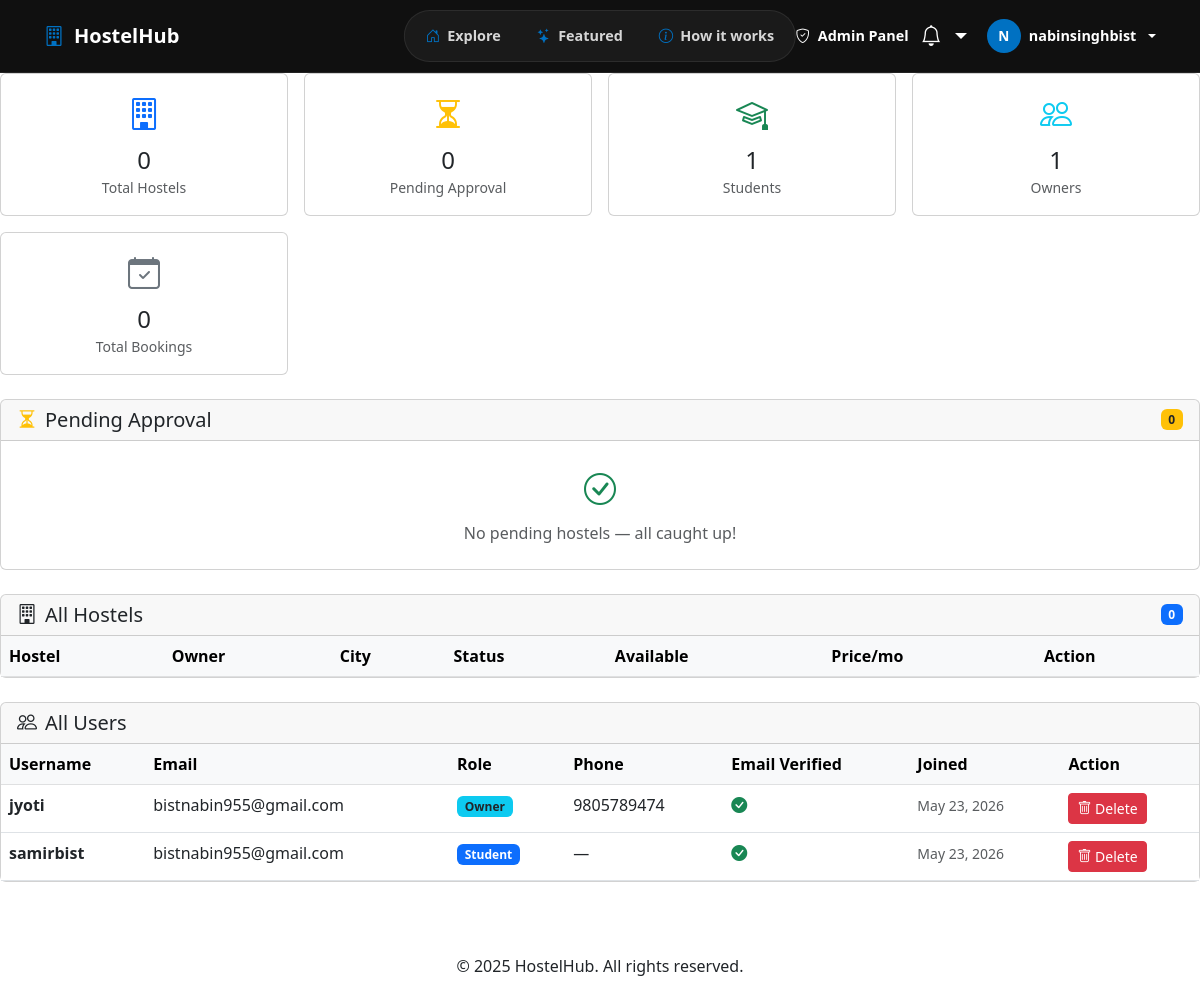
The app's page /admin-panel/ (signed in), older data.
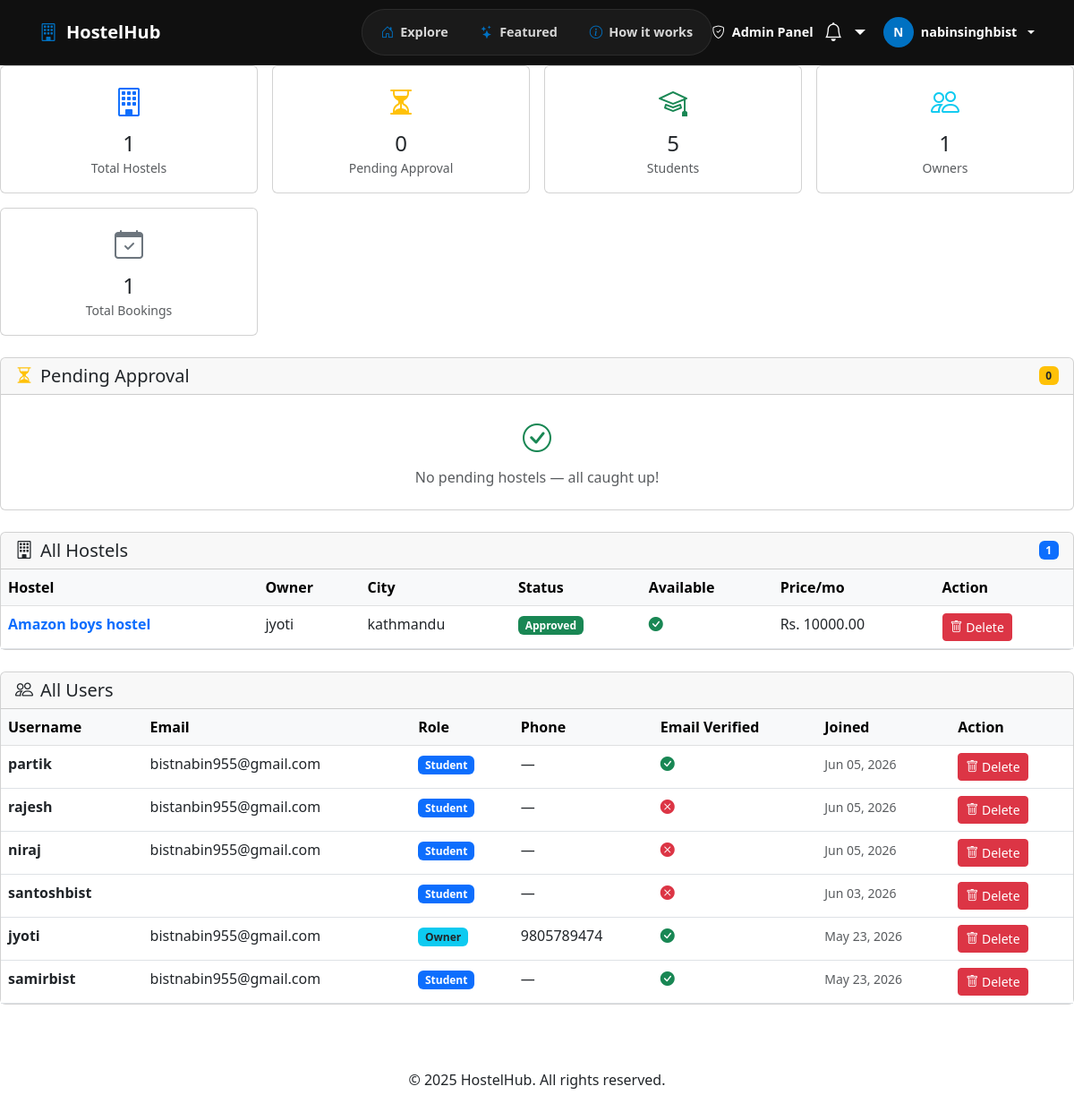
The same page, newer data.
### users/models.py (models this page shows, shortened)
class CustomUser(AbstractUser):
    ROLE_CHOICES = (
        ('student', 'Student'),
        ('owner', 'Hostel Owner'),
        ('admin', 'Admin'),
    )
    role = models.CharField(
        max_length=20, choices=ROLE_CHOICES, default='student')
    phone = models.CharField(max_length=15, blank=True)
    is_email_verified = models.BooleanField(default=False)
    profile_picture = models.ImageField(
        upload_to='profiles/', blank=True, null=True)
    address = models.TextField(blank=True)

### hostels/models.py (models this page shows, shortened)
class Hostel(models.Model):
    HOSTEL_TYPE_CHOICES = (
        ('boys', 'Boys'),
        ('girls', 'Girls'),
        ('mixed', 'Mixed'),
    )
    STATUS_CHOICES = (
        ('pending', 'Pending Approval'),
        ('approved', 'Approved'),
        ('rejected', 'Rejected'),
    )
    ROOM_TYPE_CHOICES = (
        ('1_seater', '1 Seater (Single Room)'),
        ('2_seater', '2 Seater (Shared - 2 Beds)'),
        ('3_seater', '3 Seater (Shared - 3 Beds)'),
        ('4_seater', '4 Seater (Shared - 4 Beds)'),
    )
    MINIMUM_STAY_CHOICES = (
        (1, '1 Month'),
        (3, '3 Months'),
        (6, '6 Months'),
        (12, '1 Year'),
    )
    owner = models.ForeignKey(
        CustomUser, on_delete=models.CASCADE, related_name='hostels')
    name = models.CharField(max_length=200)
    address = models.TextField()
    city = models.CharField(max_length=100)
    description = models.TextField()
    hostel_type = models.CharField(max_length=10, choices=HOSTEL_TYPE_CHOICES)
    room_type = models.CharField(
        max_length=20, choices=ROOM_TYPE_CHOICES, default='1_seater')
    price_per_month = models.DecimalField(max_digits=10, decimal_places=2)
    total_rooms = models.PositiveIntegerField()
    available_rooms = models.PositiveIntegerField()
    status = models.CharField(
        max_length=20, choices=STATUS_CHOICES, default='pending')
    admission_fee = models.DecimalField(
        max_digits=10, decimal_places=2, null=True, blank=True)
    contact_number = models.CharField(max_length=15, blank=True, null=True)
    has_wifi = models.BooleanField(default=False)
    has_parking = models.BooleanField(default=False)
    has_laundry = models.BooleanField(default=False)
    has_hot_water = models.BooleanField(default=False)
    has_cctv = models.BooleanField(default=False)
    has_kitchen = models.BooleanField(default=False)
    has_meals = models.BooleanField(default=False)
    has_study_room = models.BooleanField(default=False)
    has_power_backup = models.BooleanField(default=False)
    nearby_landmarks = models.CharField(max_length=300, blank=True, null=True)
    minimum_stay = models.PositiveIntegerField(
        choices=MINIMUM_STAY_CHOICES, default=1)
    hostel_rules = models.TextField(blank=True, null=True)
    latitude = models.DecimalField(
        max_digits=9, decimal_places=6, blank=True, null=True)
    longitude = models.DecimalField(
        max_digits=9, decimal_places=6, blank=True, null=True)
    is_available = models.BooleanField(default=True)
    created_at = models.DateTimeField(auto_now_add=True)
    updated_at = models.DateTimeField(auto_now=True)

### hostels/views.py (the view)
# urls.py: path('admin-panel/', views.admin_dashboard, name='admin_dashboard'),
@login_required
def admin_dashboard(request):
    if request.user.role != 'admin':
        messages.error(request, 'Access denied.')
        return redirect('home')
    from users.models import CustomUser
    from bookings.models import Booking
    context = {
        'total_hostels': Hostel.objects.count(),
        'total_bookings': Booking.objects.count(),
        'pending_hostels': Hostel.objects.filter(status='pending'),
        'approved_count': Hostel.objects.filter(status='approved').count(),
        'rejected_count': Hostel.objects.filter(status='rejected').count(),
        'total_students': CustomUser.objects.filter(role='student').count(),
        'total_owners': CustomUser.objects.filter(role='owner').count(),
        'all_users': CustomUser.objects.exclude(role='admin').order_by('-date_joined'),
        'all_hostels': Hostel.objects.all().select_related('owner').order_by('-created_at'),
    }
    return render(request, 'hostels/admin_dashboard.html', context)

### bookings/context_processors.py (called while the page is built)
def notifications(request):
    if request.user.is_authenticated:
        unread = request.user.notifications.filter(is_read=False)
        return {
            'unread_notifications': unread,
            'unread_count': unread.count(),
            'recent_notifications': request.user.notifications.all().order_by('-created_at')[:5],
        }
    return {}

### templates/hostels/admin_dashboard.html (shortened to what the changed rows need)
{% extends 'base.html' %}
{% block content %}
<div class="row g-3 mb-4">
    <div class="col-md-3 col-6">
        <div class="card text-center">
            <div class="card-body">
                <i class="bi bi-building fs-2 text-primary"></i>
                <h4 class="mt-2 mb-0">{{ total_hostels }}</h4>
                <small class="text-muted">Total Hostels</small>
            </div>
        </div>
    </div>
    <div class="col-md-3 col-6">
        <div class="card text-center">
            <div class="card-body">
                <i class="bi bi-mortarboard fs-2 text-success"></i>
                <h4 class="mt-2 mb-0">{{ total_students }}</h4>
                <small class="text-muted">Students</small>
            </div>
        </div>
    </div>
    <div class="col-md-3 col-6">
        <div class="card text-center">
            <div class="card-body">
                <i class="bi bi-calendar-check fs-2 text-secondary"></i>
                <h4 class="mt-2 mb-0">{{ total_bookings }}</h4>
                <small class="text-muted">Total Bookings</small>
            </div>
        </div>
    </div>
</div>
<div class="card mb-4">
    <div class="card-header d-flex justify-content-between align-items-center">
        <h5 class="mb-0"><i class="bi bi-building me-2"></i>All Hostels</h5>
        <span class="badge bg-primary">{{ total_hostels }}</span>
    </div>
    <div class="card-body p-0">
        <div class="table-responsive">
            <table class="table table-hover mb-0">
                <thead class="table-light">
                    <tr>
                        <th>Hostel</th>
                        <th>Owner</th>
                        <th>City</th>
                        <th>Status</th>
                        <th>Available</th>
                        <th>Price/mo</th>
                        <th>Action</th>
                    </tr>
                </thead>
                <tbody>
                    {% for hostel in all_hostels %}
                    <tr>
                        <td>
                            <a href="{% url 'hostel_detail' hostel.id %}" class="fw-semibold text-decoration-none">
                                {{ hostel.name }}
                            </a>
                        </td>
                        <td>{{ hostel.owner.username }}</td>
                        <td>{{ hostel.city }}</td>
                        <td>
                            {% if hostel.status == 'approved' %}
                            <span class="badge bg-success">Approved</span>
                            {% elif hostel.status == 'pending' %}
                            <span class="badge bg-warning text-dark">Pending</span>
                            {% else %}
                            <span class="badge bg-danger">Rejected</span>
                            {% endif %}
                        </td>
                        <td>
                            {% if hostel.is_available %}
                            <i class="bi bi-check-circle-fill text-success"></i>
                            {% else %}
                            <i class="bi bi-x-circle-fill text-danger"></i>
                            {% endif %}
                        </td>
                        <td>Rs. {{ hostel.price_per_month }}</td>
                        <td>
                            <a href="{% url 'admin_delete_hostel' hostel.id %}" class="btn btn-danger btn-sm"
                                onclick="return confirm('Delete {{ hostel.name }}? This cannot be undone.')">
                                <i class="bi bi-trash"></i> Delete
                            </a>
                        </td>
                    </tr>
                    {% endfor %}
                </tbody>
            </table>
        </div>
    </div>
</div>
<div class="card mb-4">
    <div class="card-body p-0">
        <div class="table-responsive">
            <table class="table table-hover mb-0">
                <thead class="table-light">
                    <tr>
                        <th>Username</th>
                        <th>Email</th>
                        <th>Role</th>
                        <th>Phone</th>
                        <th>Email Verified</th>
                        <th>Joined</th>
                        <th>Action</th>
                    </tr>
                </thead>
                <tbody>
                    {% for u in all_users %}
                    <tr>
                        <td class="fw-semibold">{{ u.username }}</td>
                        <td>{{ u.email }}</td>
                        <td>
                            {% if u.role == 'student' %}
                            <span class="badge bg-primary">Student</span>
                            {% elif u.role == 'owner' %}
                            <span class="badge bg-info text-dark">Owner</span>
                            {% endif %}
                        </td>
                        <td>{{ u.phone|default:"—" }}</td>
                        <td>
                            {% if u.is_email_verified %}
                            <i class="bi bi-check-circle-fill text-success"></i>
                            {% else %}
                            <i class="bi bi-x-circle-fill text-danger"></i>
                            {% endif %}
                        </td>
                        <td><small class="text-muted">{{ u.date_joined|date:"M d, Y" }}</small></td>
                        <td>
                            <a href="{% url 'admin_delete_user' u.id %}" class="btn btn-danger btn-sm"
                                onclick="return confirm('Delete {{ u.username }}? This cannot be undone.')">
                                <i class="bi bi-trash"></i> Delete
                            </a>
                        </td>
                    </tr>
                    {% endfor %}
                </tbody>
            </table>
        </div>
    </div>
</div>
{% endblock %}

Row changes from the older to the newer data that the page shows:
added Hostel: name "Amazon boys hostel", owner.username "jyoti", city "kathmandu", status "Approved", is_available True (drawn), price_per_month "10000.00"
added CustomUser: username "partik", email "bistnabin955@gmail.com", role "Student", phone "—", is_email_verified True (drawn), date_joined "Jun 05, 2026"
added CustomUser: username "rajesh", email "bistanbin955@gmail.com", role "Student", phone "—", is_email_verified False (drawn), date_joined "Jun 05, 2026"
added CustomUser: username "niraj", email "bistnabin955@gmail.com", role "Student", phone "—", is_email_verified False (drawn), date_joined "Jun 05, 2026"
added CustomUser: username "santoshbist", role "Student", phone "—", is_email_verified False (drawn), date_joined "Jun 03, 2026"
Text that changed along with them:
{{ total_hostels }}: "0" → "1"
{{ total_students }}: "1" → "5"
{{ total_bookings }}: "0" → "1"
